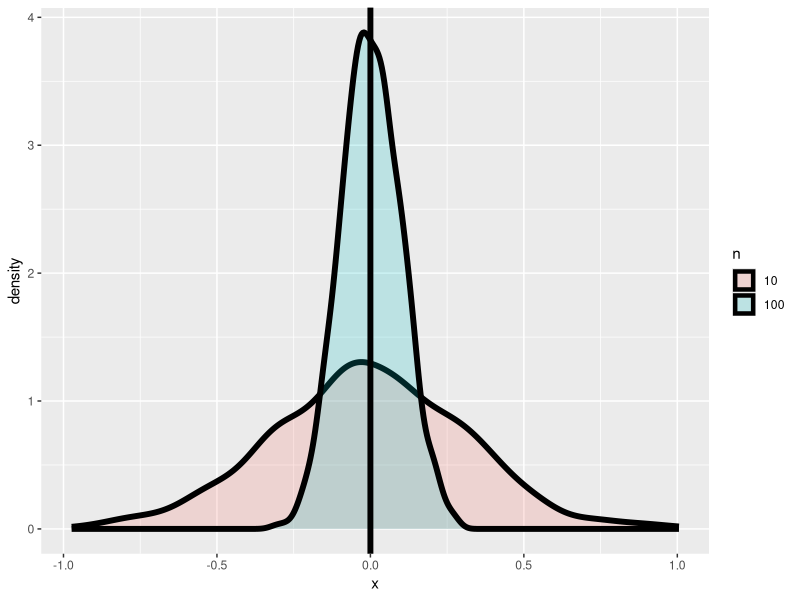

Write R code to recreate this figure.
sims <- 1000
pop.mean <- 0
pop.sd <- 1
pop.var <- pop.sd^2

x <- NULL
sample.sizes <- c(seq(10, 10, by = 10), 100)
apply(matrix(sample.sizes), 1, function(ss) {
    x <<- c(x,
            apply(matrix(
                rnorm(sims*ss, mean = pop.mean, sd = pop.sd), sims), 1, mean))
})

data <- data.frame(x = x,
                   n = factor(
                       paste0("", rep(
                           sample.sizes,
                           rep(sims, length(sample.sizes)))),
                       levels=paste0("", sample.sizes)))
library(ggplot2)
g <- ggplot(data, aes(x = x, fill = n))
g <- g + geom_density(size = 2, alpha = 0.2)
g <- g + geom_vline(size = 2, xintercept = pop.mean)
print(g)
